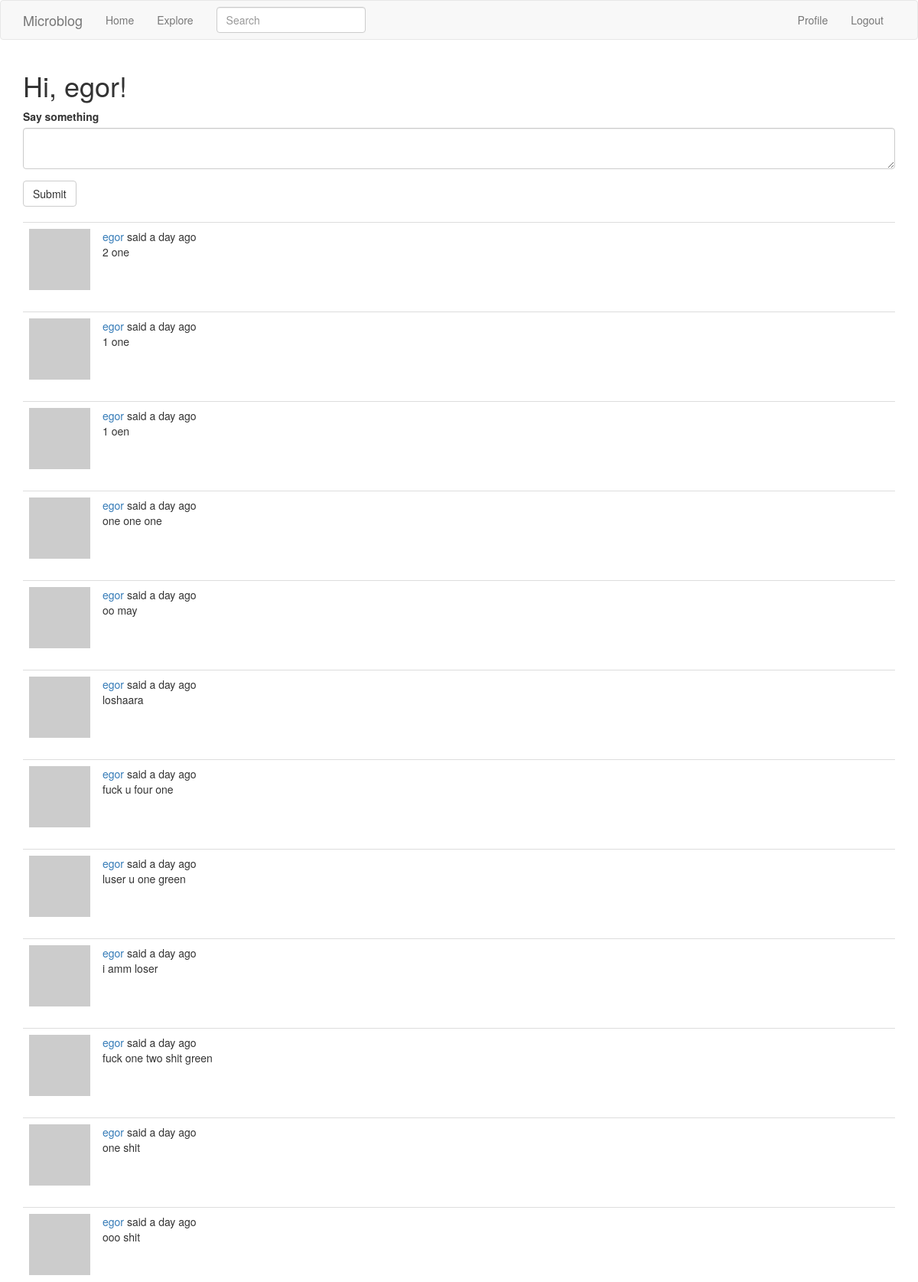
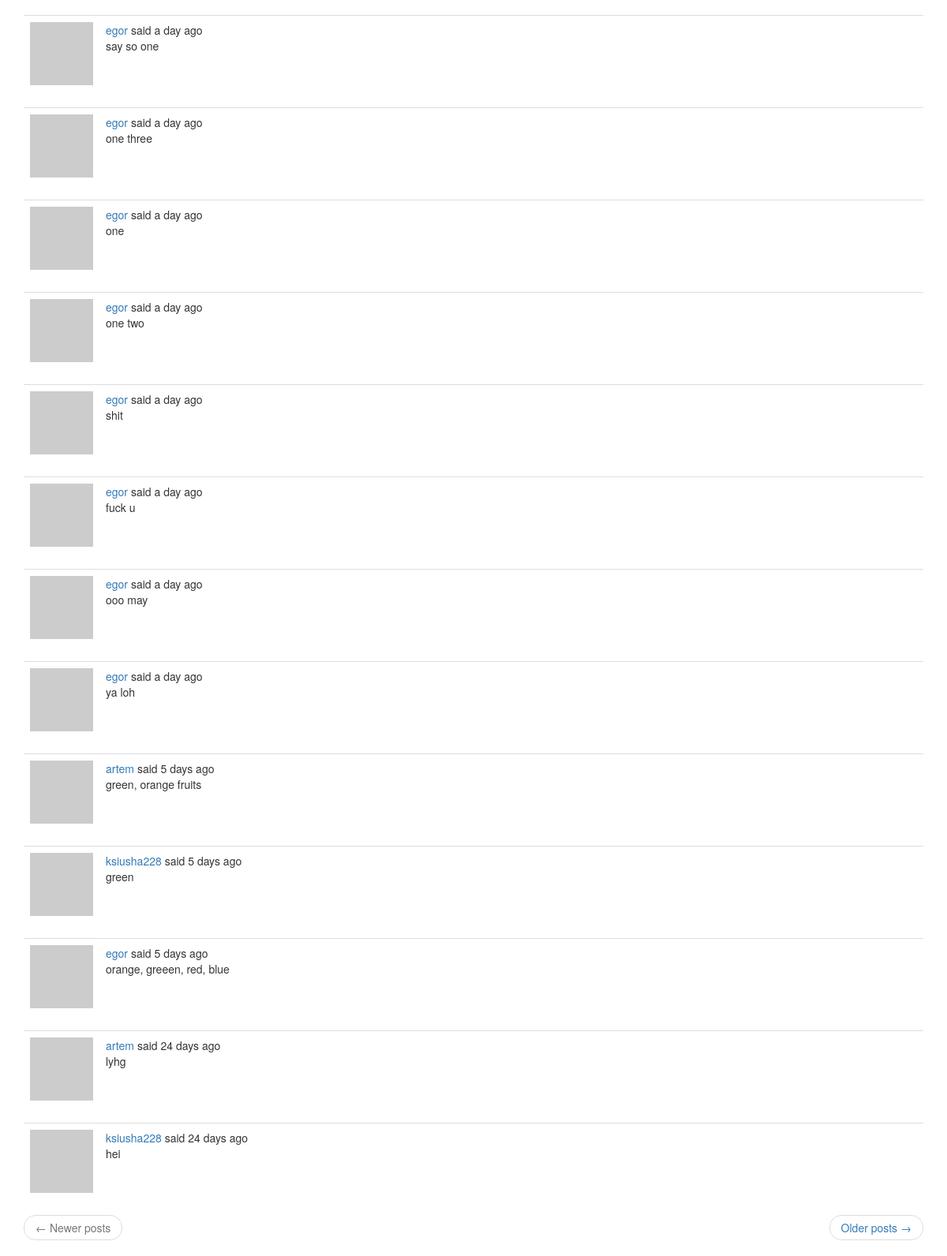
The page /index (signed in) on the database its author committed (2 pictures, top to bottom).
### app/models.py (models this page shows, shortened)
class User(UserMixin, db.Model):
    id = db.Column(db.Integer, primary_key=True)
    username = db.Column(db.String(64), index=True, unique=True)
    email = db.Column(db.String(120), index=True, unique=True)
    password_hash = db.Column(db.String(128))
    posts = db.relationship('Post', backref='author', lazy='dynamic')
    about_me = db.Column(db.String(140))
    last_seen = db.Column(db.DateTime, default=datetime.utcnow)
    followed = db.relationship(
        'User', secondary=followers,
        primaryjoin=(followers.c.follower_id == id),
        secondaryjoin=(followers.c.followed_id == id),
        backref=db.backref('followers', lazy='dynamic'), lazy='dynamic')
    def avatar(self, size):
        digest = md5(self.email.lower().encode('utf-8')).hexdigest()
        return 'https://www.gravatar.com/avatar/{}?d=identicon&s={}'.format(
            digest, size)
    def followed_posts(self):
        followed = Post.query.join(
            followers, (followers.c.followed_id == Post.user_id)).filter(
                followers.c.follower_id == self.id)
        own = Post.query.filter_by(user_id=self.id)
        return followed.union(own).order_by(Post.timestamp.desc())

class SearchableMixin(object):
    @classmethod
    def before_commit(cls, session):
        session._changes = {
            'add': list(session.new),
            'update': list(session.dirty),
            'delete': list(session.deleted)
        }
    @classmethod
    def after_commit(cls, session):
        for obj in session._changes['add']:
            if isinstance(obj, SearchableMixin):
                add_to_index(obj.__tablename__, obj)
        for obj in session._changes['update']:
            if isinstance(obj, SearchableMixin):
                add_to_index(obj.__tablename__, obj)
        for obj in session._changes['delete']:
            if isinstance(obj, SearchableMixin):
                remove_from_index(obj.__tablename__, obj)
        session._changes = None

class Post(SearchableMixin, db.Model):
    __searchable__ = ['body']
    id = db.Column(db.Integer, primary_key=True)
    body = db.Column(db.String(140))
    timestamp = db.Column(db.DateTime, index=True, default=datetime.utcnow)
    user_id = db.Column(db.Integer, db.ForeignKey('user.id'))
    language = db.Column(db.String(5))

### app/main/routes.py (the view)
@bp.route('/', methods=['GET', 'POST'])
@bp.route('/index', methods=['GET', 'POST'])
@login_required
def index():
    form = PostForm()
    if form.validate_on_submit():
        post = Post(body=form.post.data, author=current_user,)
        db.session.add(post)
        db.session.commit()
        flash(_('Your post is now live!'))
        return redirect(url_for('main.index'))
    page = request.args.get('page', 1, type=int)
    posts = current_user.followed_posts().paginate(
        page=page, per_page=current_app.config['POSTS_PER_PAGE'],
        error_out=False)
    next_url = url_for('main.index', page=posts.next_num) \
        if posts.has_next else None
    prev_url = url_for('main.index', page=posts.prev_num) \
        if posts.has_prev else None
    return render_template('index.html', title=_('Home'), form=form,
                           posts=posts.items, next_url=next_url,
                           prev_url=prev_url)

### app/main/forms.py
class SearchForm(FlaskForm):
    q = StringField(_l('Search'), validators=[DataRequired()])
    def __init__(self, *args, **kwargs):
        if 'formdata' not in kwargs:
            kwargs['formdata'] = request.args
        if 'meta' not in kwargs:
            kwargs['meta'] = {'csrf': False}
        super(SearchForm, self).__init__(*args, **kwargs)

class PostForm(FlaskForm):
    post = TextAreaField(_l('Say something'), validators=[DataRequired()])
    submit = SubmitField(_l('Submit'))

### app/main/routes.py (called while the page is built)
@bp.before_app_request
def before_request():
    if current_user.is_authenticated:
        current_user.last_seen = datetime.utcnow()
        db.session.commit()
        g.search_form = SearchForm()
    g.locale = str(get_locale())

### app/models.py (called while the page is built)
@login.user_loader
def load_user(id):
    return User.query.get(int(id))

### app/templates/index.html
{% extends "base.html" %}
{% import 'bootstrap/wtf.html' as wtf %}
{% block app_content %}
    <h1>{{ _('Hi, %(username)s!', username=current_user.username) }}</h1>
    {% if form %}
    {{ wtf.quick_form(form) }}
    <br>
    {% endif %}
    {% for post in posts %}
        {% include '_post.html' %}
    {% endfor %}
    <nav aria-label="...">
        <ul class="pager">
            <li class="previous{% if not prev_url %} disabled{% endif %}">
                <a href="{{ prev_url or '#' }}">
                    <span aria-hidden="true">&larr;</span> {{ _('Newer posts') }}
                </a>
            </li>
            <li class="next{% if not next_url %} disabled{% endif %}">
                <a href="{{ next_url or '#' }}">
                    {{ _('Older posts') }} <span aria-hidden="true">&rarr;</span>
                </a>
            </li>
        </ul>
    </nav>
{% endblock %}

### app/templates/base.html (shortened to what this page needs)
{% extends 'bootstrap/base.html' %}
{% block navbar %}
    <nav class="navbar navbar-default">
        <div class="container">
            <div class="navbar-header">
                <a class="navbar-brand" href="{{ url_for('main.index') }}">Microblog</a>
            </div>
            <div class="collapse navbar-collapse" id="bs-example-navbar-collapse-1">
                <ul class="nav navbar-nav">
                    <li><a href="{{ url_for('main.index') }}">{{ _('Home') }}</a></li>
                    <li><a href="{{ url_for('main.explore') }}">{{ _('Explore') }}</a></li>
                </ul>
                {% if g.search_form %}
                <form class="navbar-form navbar-left" method="get" action="{{ url_for('main.search') }}">
                    <div class="form-group">
                        {{ g.search_form.q(size=20, class='form-control', placeholder=g.search_form.q.label.text) }}
                    </div>
                </form>
                {% endif %}
                <ul class="nav navbar-nav navbar-right">
                    {% if current_user.is_anonymous %}
                    <li><a href="{{ url_for('auth.login') }}">{{ _('Login') }}</a></li>
                    {% else %}
                    <li><a href="{{ url_for('main.user', username=current_user.username) }}">{{ _('Profile') }}</a></li>
                    <li><a href="{{ url_for('auth.logout') }}">{{ _('Logout') }}</a></li>
                    {% endif %}
                </ul>
            </div>
        </div>
    </nav>
{% endblock %}
{% block content %}
    <div class="container">
        {% block app_content %}{% endblock %}
    </div>
{% endblock %}

### app/templates/_post.html (shortened to what this page needs)
    <table class="table table-hover">
        <tr>
            <td width="70px">
                <a href="{{ url_for('main.user', username=post.author.username) }}">
                    {% if post.author %}
                        <img src="{{ post.author.avatar(70) }}" />
                    {% endif %}
                </a>
            </td>
            <td>
                {{ _('%(username)s said %(when)s',
                    username=user_link, when=moment(post.timestamp).fromNow()) }}
                <br>
                <span id="post{{ post.id }}">{{ post.body }}</span>
            </td>
        </tr>
    </table>

### rows shown on the page
Post: body "2 one"
Post: body "1 one"
Post: body "1 oen"
Post: body "one one one"
Post: body "oo may"
Post: body "loshaara"
Post: body "fuck u four one"
Post: body "luser u one green"
Post: body "i amm loser"
Post: body "fuck one two shit green"
Post: body "one shit"
Post: body "ooo shit"
Post: body "say so one"
Post: body "one three"
Post: body "one"
Post: body "one two"
Post: body "shit"
Post: body "fuck u"
Post: body "ooo may"
Post: body "ya loh"
Post: body "green, orange fruits"
Post: body "green"
Post: body "orange, greeen, red, blue"
Post: body "lyhg"
Post: body "hei"
